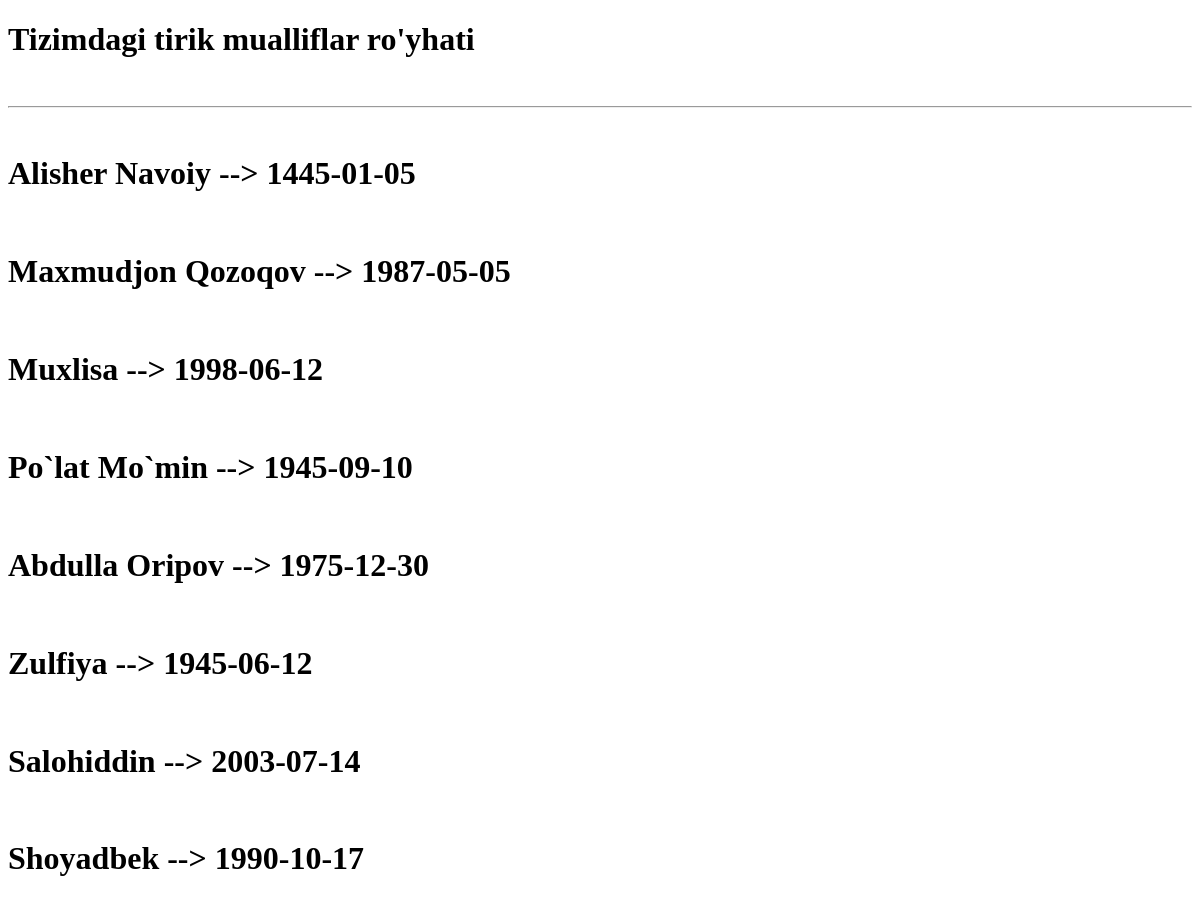
/tirik_mualliflar/, run on an earlier commit of the app's database.
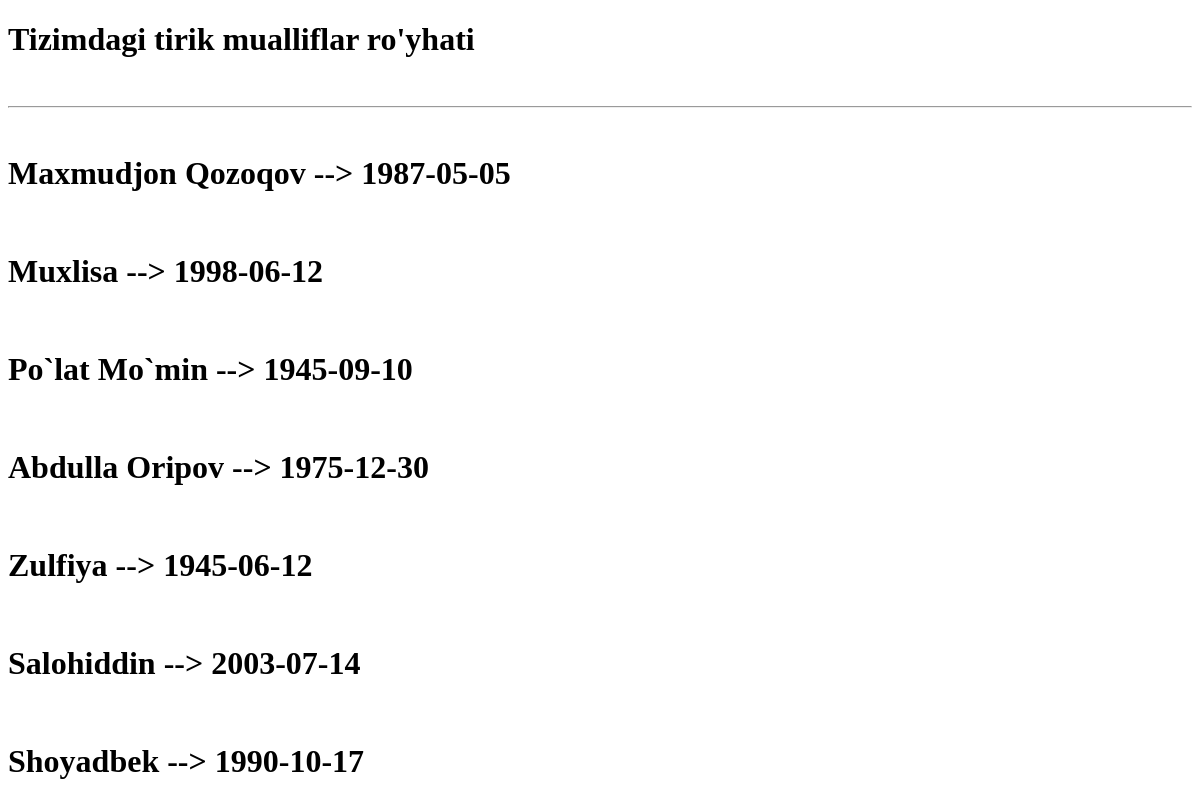
And on a later commit of the database.
### asosiy/models.py (models this page shows)
class Muallif(models.Model):
    ism = models.CharField(max_length=30)
    jins = models.CharField(max_length=6, blank=True, choices=JINS)
    tugulgan_kun = models.DateField()
    kitoblar_soni = models.PositiveSmallIntegerField()
    tirik = models.BooleanField()
    def __str__(self):
        return f"{self.ism} --> {self.tugulgan_kun} "

### asosiy/views.py (the view)
# urls.py: path('tirik_mualliflar/', tirik_muallif),
def tirik_muallif(request):
    content = {
        "mualliflar": Muallif.objects.filter(tirik=True)
    }
    return render(request, "vazifa/tirik_muallif.html", content)

### templates/vazifa/tirik_muallif.html (shortened to what this page needs)
<!DOCTYPE html>
<html lang="en">
<head>
</head>
<body>
<h1>Tizimdagi tirik mualliflar ro'yhati </h1>
    <br>
    <hr>
    {% for muallif in mualliflar %}
    <br>
    <h1>{{muallif}}</h1>
    {% endfor %}
</body>
</html>

What changed in the data, as far as the page shows it:
no longer on this page (row edited): Muallif: ism+tugulgan_kun "Alisher Navoiy --> 1445-01-05"
